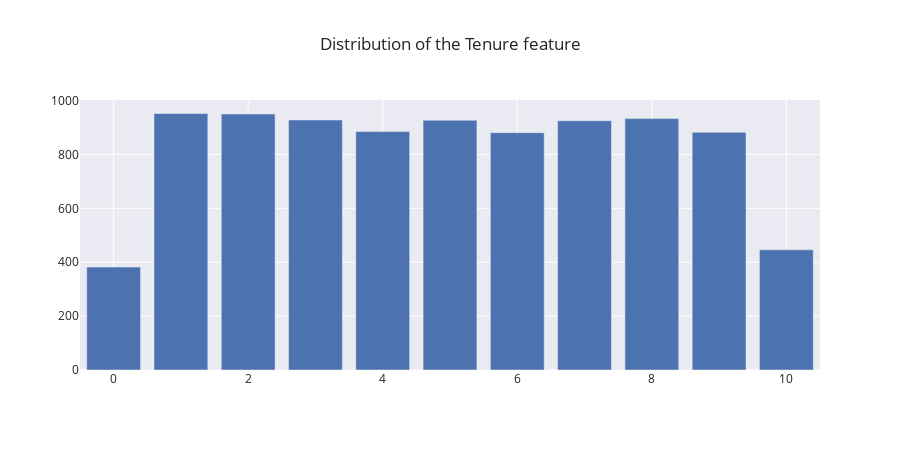

The code cell stored with this chart in its notebook:
### Code cell
fig = go.Figure([go.Bar(x = tenure['tenure_cnt'], y=tenure['count'])])
fig.update_layout(height = 450, showlegend = False, title_text = "Distribution of the Tenure feature")
fig.show()

### Figure 1 — Plotly figure (JSON) as saved in the notebook; plotly's stock layout.template omitted (floating-point values rounded to 4 significant figures)
{"data": [{"type": "bar", "x": [1, 2, 8, 3, 5, 7, 4, 9, 6, 10, 0], "y": [952, 950, 933, 928, 927, 925, 885, 882, 881, 446, 382]}], "layout": {"height": 450, "showlegend": false, "title": {"text": "Distribution of the Tenure feature"}}}
